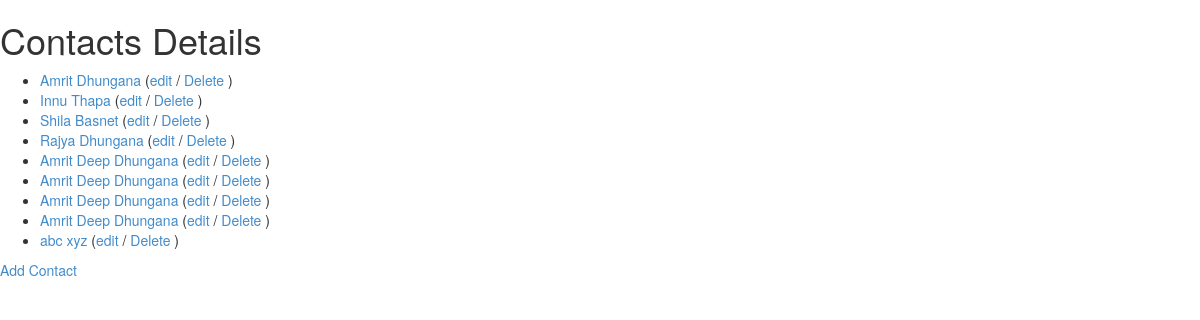
The app's page /, older data.
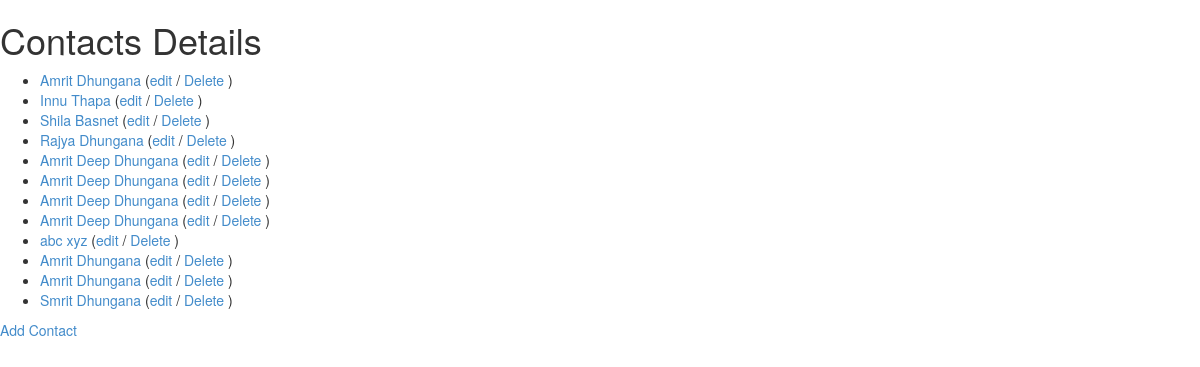
The same page, newer data.
### contacts/models.py (models this page shows)
class Contact(models.Model):
	first_name = models.CharField(max_length=255)
	last_name = models.CharField(max_length=255)
	email = models.EmailField()
	def __unicode__(self):
		return ' '.join([self.first_name, self.last_name])
	def get_absolute_url(self):
		return reverse('contacts-view', kwargs={'pk': self.id})

### contacts/views.py (the view)
# urls.py: url(r'^$', contacts.views.ListContactView.as_view(),
class ListContactView(ListView):
	model = Contact
	template_name = 'contact_list.html'

### contacts/templates/contact_list.html (shortened to what this page needs)
{% extends "base.html" %}
{% block content %}
<h1>Contacts Details</h1>
<ul>
	{% for contact in object_list %}
		<li class="contact">
			<a href="{{ contact.get_absolute_url }}">
			{{ contact }} </a>
			(<a href="{% url "contacts-edit" pk=contact.id %}">edit</a> /
			<a href="{% url "contacts-delete" pk=contact.id %}">Delete</a>
			)
		</li>
	{% endfor %}
</ul>
<a href="{% url "contacts-new" %}">Add Contact</a>
{% endblock %}

Row changes from the older to the newer data that the page shows:
added Contact: first_name+last_name "Amrit Dhungana"
added Contact: first_name+last_name "Amrit Dhungana"
added Contact: first_name+last_name "Smrit Dhungana"
